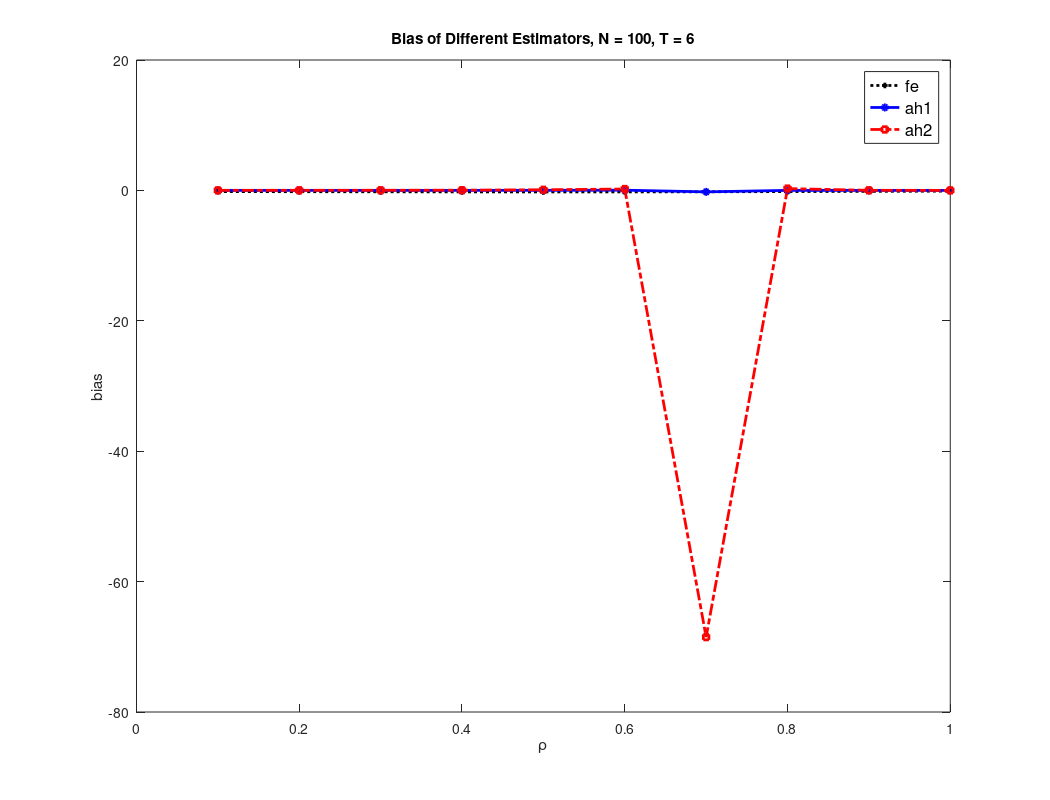

Source code (MATLAB):
tic
clear;
close all;
N = 100;
T = 6;
nreplic = 1000;
rho0 = 0.7;


NT=N*T;
 

% keep the bias of each estimator
bias_fe=zeros(10,1);
bias_ah1=zeros(10,1);
bias_ah2=zeros(10,1);  

% keep the se of each estimator
se_fe = zeros(10,1);
se_ah1 = zeros(10,1);
se_ah2 = zeros(10,1);

% keep the rmse of each estimator
rmse_fe = zeros(10,1);
rmse_ah1 = zeros(10,1);
rmse_ah2 = zeros(10,1);


rho = (0.1:0.1:1)'; %the values of rho considered

for irho = 1:1:10;  % loop over each value of rho's

  a = [1 -rho(irho)];
  b = 1;  % configure a and b to speed up the data generating

  rho_fe = zeros(nreplic,1);  % keep the fixed effects estimator
  rho_ah1 = zeros(nreplic,1);
  rho_ah2 = zeros(nreplic,1);
  
  t_fe = zeros(nreplic,1); % keep the t statistic based on the fe estimator
  t_ah1 = zeros(nreplic,1);
  t_ah2 = zeros(nreplic,1);
  
  randn('state',pi);
% initialize the random number generator

   for replic = 1:1:nreplic; 
    
		alpha = randn(1,N);  
		e = randn(1,N);
		y0 = rho0*alpha+e; 
		
	
		temp = [y0; randn(T,N)+alpha(ones(T,1),:)];
		data  =  filter(b,a, temp);   
		
		x = data(1:end-1,:);
		y = data(2:end,:);
          
		% data in wide format
          
		clear temp data;
         

			
		%%%%%%%%%%%%% FE estimator %%%%%%%%%%%%%%%%%
		x_fe = x-repmat(mean(x),T,1);
		y_fe = y-repmat(mean(y),T,1);
		rho_fe(replic) = x_fe(:)\y_fe(:);
        
        
        err_fe = y_fe(:)-x_fe(:)*rho_fe(replic); % regression error
            
        
        avar_fe = 0;
        for ii=1:1:N;
         
        index = ((ii-1)*T+1: ii*T)';
         avar_fe = avar_fe + x_fe(index)'*err_fe(index)*err_fe(index)'*x_fe(index);
        end;
        
        avar_fe = inv(x_fe(:)'*x_fe(:))*avar_fe*inv(x_fe(:)'*x_fe(:));
        
         t_fe(replic) = (rho_fe(replic)-rho(irho))/sqrt(avar_fe);
		

		
		%%%%%%%%%%%%% AH1 estimator %%%%%%%%%%%%%%%%%

        
        x_fd = x(2:end,:)-x(1:end-1,:);
		y_fd = y(2:end,:)-y(1:end-1,:);
        
        
		z = reshape(x(1:end-1,:),[],1);


        rho_ah1(replic) = (z'*y_fd(:))/(z'*x_fd(:));
        
        %     'Need to compute  t_ah1(replic)' 
        %%%%%%%%%%%%%%%%%%%%%%%%%%%%%%%%%%%%%%%%%%%
        %                                         %
        %%%%%%%%%%%%%%%%%%%%%%%%%%%%%%%%%%%%%%%%%%%
        
        		
		%%%%%%%%%%%%% AH2 estimator %%%%%%%%%%%%%%%%%
        
        x_fd = x(3:end,:)-x(2:end-1,:);
		y_fd = y(3:end,:)-y(2:end-1,:);
        
        z = reshape(x(2:end-1,:)-x(1:end-2,:),[],1);
        
        
		rho_ah2(replic) = (z'*y_fd(:))/(z'*x_fd(:));
        
             % 'Need to compute  t_ah2(replic)' 
        %%%%%%%%%%%%%%%%%%%%%%%%%%%%%%%%%%%%%%%%%%%
        %                                         %
        %%%%%%%%%%%%%%%%%%%%%%%%%%%%%%%%%%%%%%%%%%%
        
        
        
    end;

bias_fe(irho)  =  mean(rho_fe)-rho(irho);
bias_ah1(irho)  =  mean(rho_ah1)-rho(irho);
bias_ah2(irho)  =  mean(rho_ah2)-rho(irho);


se_fe(irho)  =  std(rho_fe);
se_ah1(irho)  =  std(rho_ah1);
se_ah2(irho)  =  std(rho_ah2);


rmse_fe(irho)  =  sqrt(se_fe(irho)^2+bias_fe(irho)^2);
rmse_ah1(irho)  =  sqrt(se_ah1(irho)^2+bias_ah1(irho)^2);
rmse_ah2(irho)  =  sqrt(se_ah2(irho)^2+bias_ah2(irho)^2);

	
	if rho(irho) == 0.7;
		figure(irho);
   
		[freq, bins]= hist(t_fe);
        bar(bins, freq/sum(freq));
        hold on;
        x=(-2.5:0.1:2.5)';
        plot(x, normpdf(x,0,1));
		title({'Histogram of the t_{FE} statistic'; ['\rho = ' num2str(0.7) ', N = ' num2str(N) ', T = ' num2str(T)]});
   
        orient landscape;
        print('-depsc2', ['histogram' '_N_' num2str(N) '_T_' num2str(T) '.eps'])
      
        % 'Need to graph the histogram for other estimators'
       %%%%%%%%%%%%%%%%%%%%%%%%%%%%%%%%%%%%%%%%%%%%%%%%%%%%%%%%%
       %                                                       %
       %%%%%%%%%%%%%%%%%%%%%%%%%%%%%%%%%%%%%%%%%%%%%%%%%%%%%%%%%
        
    end;
     

end;

figure(100)

H1 = plot(rho, bias_fe, 'k+:',...
     rho, bias_ah1,  'bo-',...
     rho, bias_ah2,  'rs-.');
H2= legend('fe','ah1','ah2');
title(['Bias of Different Estimators,' ' N = ' num2str(N) ', T = ' num2str(T)]);
xlabel ('\rho'); 
ylabel ('bias');
set(H1, 'linewidth', 2,'markersize', 4);
set(H2, 'fontsize', 12)


orient landscape;
print('-depsc2', ['bias_se_rmse' '_N_' num2str(N) '_T_' num2str(T) '.eps'])

        %'Need to draw the graphs for other estimators'
       %%%%%%%%%%%%%%%%%%%%%%%%%%%%%%%%%%%%%%%%%%%%%%%%%%%%%%%%%
       %                                                       %
       %%%%%%%%%%%%%%%%%%%%%%%%%%%%%%%%%%%%%%%%%%%%%%%%%%%%%%%%%
        
       
toc
